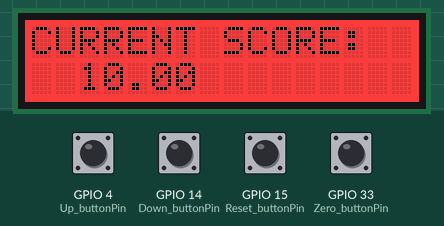
Simulated run of this sketch. Board: ESP32. Parts: 16×2 character LCD. The test bench sets the inputs (shaded band); at power-on: GPIO 4 (Up_buttonPin), GPIO 14 (Down_buttonPin), GPIO 15 (Reset_buttonPin), GPIO 33 (Zero_buttonPin) HIGH. What the sketch prints to the serial monitor is not drawn.

Above: at 1.2 s.
1.3 s: GPIO 14 (Down_buttonPin) pulled LOW for 0.15 s
At 2.5 s:
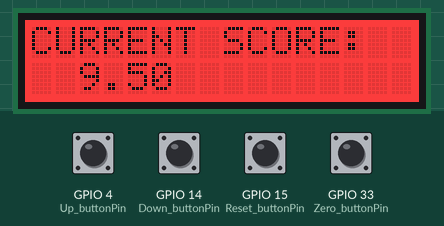
2.9 s: GPIO 33 (Zero_buttonPin) pulled LOW for 0.15 s
At 3.8 s:
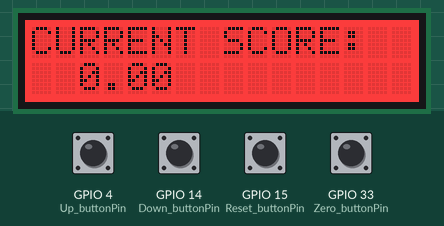
4.5 s: GPIO 4 (Up_buttonPin) pulled LOW for 0.15 s
At 5.0 s:
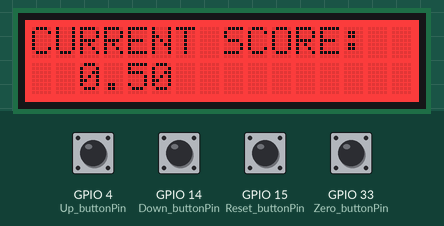
6.1 s: GPIO 4 (Up_buttonPin) pulled LOW for 1 s
At 7.4 s:
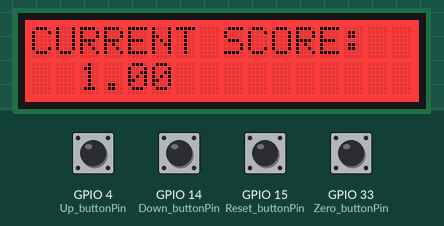
Timing chart, 0 to 9.1 s (numbered marks = the images above; inputs shaded):
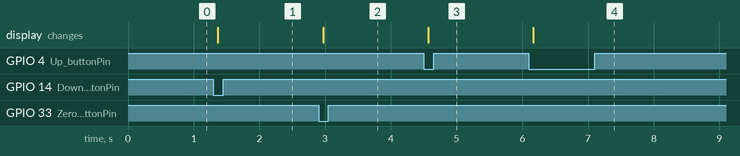

Measured:
- after the input at 1.3 s, the display: changes after 0.07 s (image 1)
- after the input at 2.9 s, the display: changes after 0.07 s (image 2)
- after the input at 4.5 s, the display: changes after 0.07 s (image 3)
- after the input at 6.1 s, the display: changes after 0.07 s (image 4)

The sketch:

DigitalScore.ino
```cpp
#include <Wire.h>

/*!
 * @file HelloWorld.ino
 * @brief Show helloworld.
 * @copyright  Copyright (c) 2010 DFRobot Co.Ltd (http://www.dfrobot.com)
 * @licence     The MIT License (MIT)
 * @maintainer [yangfeng](feng.yang@dfrobot.com)
 * @version  V1.0
 * @date  2021-09-24
 * @url https://github.com/DFRobot/DFRobot_RGBLCD1602
 */
#include "DFRobot_RGBLCD1602.h"

//const int buttonPin = 4;
//const int buttonPin = 14;
//const int buttonPin = 15;
int myCounter = 0;
int buttonState = 0;

const int colorR = 255;
const int colorG = 0;
const int colorB = 0;

#define LCD_RESET 15;

DFRobot_RGBLCD1602 lcd(/*lcdCols*/16,/*lcdRows*/2);  //16 characters and 2 lines of show


// this constant won't change:

const int  Up_buttonPin   = 4;    // the pin that the pushbutton is attached to
const int  Down_buttonPin = 14;
const int  Reset_buttonPin = 15;
const int Zero_buttonPin = 33;


// Variables will change:
bool bPress = false;
float score = 10;   // counter for the number of button presses

int up_buttonState = 0;         // current state of the up button
int up_lastButtonState = 0;     // previous state of the up button

int down_buttonState = 0;         // current state of the up button
int down_lastButtonState = 0;     // previous state of the up button

int reset_buttonState = 0;
int reset_lastButtonState = 0;

int zero_buttonState = 0;
int zero_lastButtonState = 0;


void setup()
{

  Serial.begin(9600);
  pinMode( Up_buttonPin , INPUT_PULLUP);
  pinMode( Down_buttonPin , INPUT_PULLUP);
  pinMode( Reset_buttonPin , INPUT_PULLUP);
  pinMode( Zero_buttonPin, INPUT_PULLUP);

  lcd.init();
  lcd.setRGB(colorR, colorG, colorB);

  // Print a message to the LCD.

  lcd.setCursor(0,0);

  lcd.print("CURRENT SCORE:");

  lcd.setCursor(2,1);

  lcd.print(score);
}


void loop()
{
  checkUp();
  checkDown();
  checkReset();
  checkZero();

  if( bPress){
    bPress = false;
    lcd.setCursor(2,1);
    lcd.print("               ");
    lcd.setCursor(2,1);
    lcd.print(score);
  }
}


float clamp(float val, float high, float low) {
  if (val < low) {
    return low;
  } else if (val > high) {
    return high;
  }

  return val;
}


void checkUp()
{

  up_buttonState = digitalRead(Up_buttonPin);

  // compare the buttonState to its previous state

  if (up_buttonState != up_lastButtonState) {

    // if the state has changed, increment the counter

    if (up_buttonState == LOW) {

        bPress = true;

      // if the current state is HIGH then the button went from off to on:

      score = clamp(score+0.5f,10.0f,0.0f);

      Serial.println("on");

      Serial.print("number of button pushes: ");

      Serial.println(score);

      /*
      int vin = analogRead(0);
      float float1 = float(vin/10);
      lcd.print("t0.txt=\"");
      lcd.print(float1,10);
      lcd.print("\"");
      */
    } else {

      // if the current state is LOW then the button went from on to off:

      Serial.println("off");

    }

    // Delay a little bit to avoid bouncing

    delay(50);

  }

  // save the current state as the last state, for next time through the loop

  up_lastButtonState = up_buttonState;

}

void checkDown()
{

  down_buttonState = digitalRead(Down_buttonPin);

  // compare the buttonState to its previous state

  if (down_buttonState != down_lastButtonState) {

    // if the state has changed, increment the counter

    if (down_buttonState == LOW) {

        bPress = true;

      // if the current state is HIGH then the button went from off to on:
      score = clamp(score-0.5f,10.0f,0.0f);

      Serial.println("on");
      Serial.println(score);

    } else {

      // if the current state is LOW then the button went from on to off:

      Serial.println("off");

    }

    // Delay a little bit to avoid bouncing
    delay(50);

  }
    // save the current state as the last state, for next time through the loop
  down_lastButtonState = down_buttonState;
}

void checkReset()
{
  reset_buttonState = digitalRead(Reset_buttonPin);

  if (reset_buttonState != reset_lastButtonState) {
      // if the state has changed, reset score to 10
      if (reset_buttonState == LOW) {
        bPress = true;
        score = 10.0f;
      }
      delay(50);
  }

  reset_lastButtonState = reset_buttonState;
}

void checkZero()
{
  zero_buttonState = digitalRead(Zero_buttonPin);

  if (zero_buttonState != zero_lastButtonState) {
      // if the state has changed, reset score to 10
      if (zero_buttonState == LOW) {
        bPress = true;
        score = 0.0f;
      }
      delay(50);
  }

  zero_lastButtonState = zero_buttonState;
}
```
